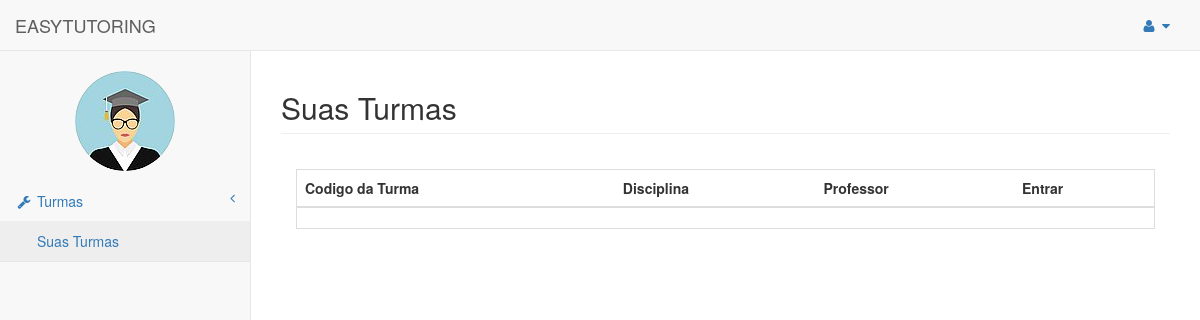
Before: /tutor_area/todasTurmas (signed in) with the older database file.
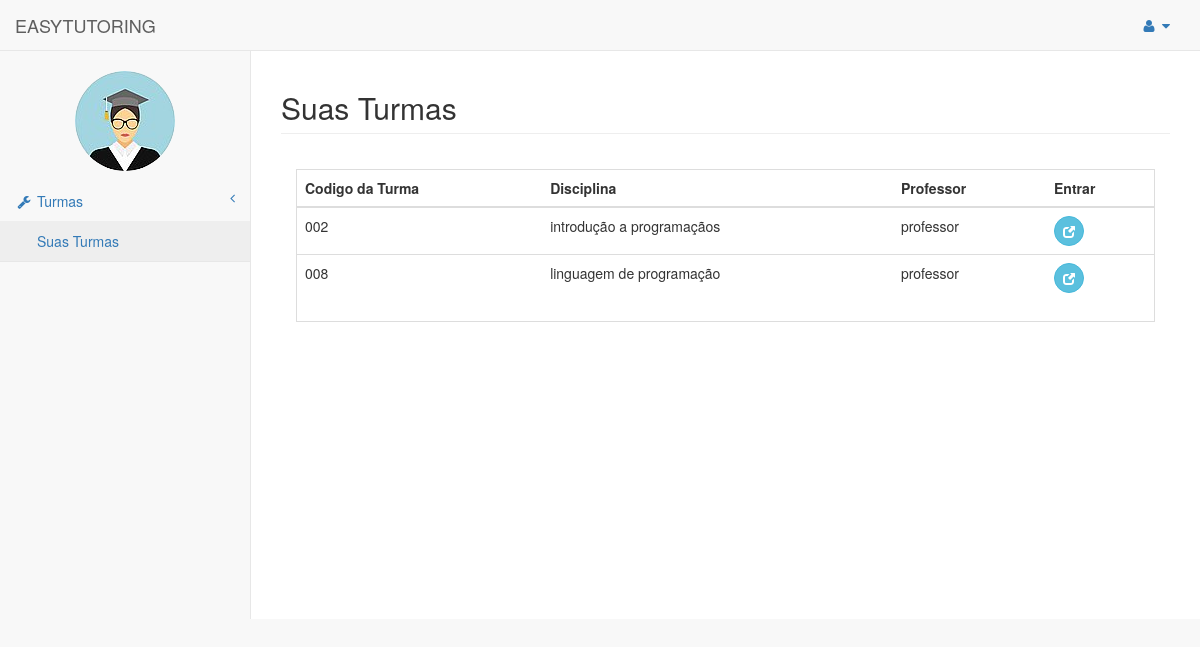
After: the same page with the newer database file.
### usuarios/models.py (models this page shows)
class Usuario(models.Model):
	user = models.OneToOneField(User)
	matricula = models.CharField(max_length=20)
	curso = models.CharField(max_length=3)
	tipo = models.CharField(max_length=8, blank=False,null=True)
	nome_completo = models.CharField(max_length=150)
	img = models.ImageField(upload_to="img/original/", blank=True)
	thumb = ThumbnailerImageField(upload_to="img/thumb/", blank=True,null=True,resize_source=dict(size=(100, 100), sharpen=True))
	def __str__(self):
		return self.user.username

### turmas/models.py (models this page shows, shortened)
class Turma(models.Model):
	codigo = models.CharField(max_length=150)
	disciplina = models.ForeignKey(Disciplina, related_name='disciplinas')
	professor = models.ForeignKey(Professor, related_name='professores')
	tutor = models.ForeignKey(Tutor, related_name='tutores')
	alunos = models.ManyToManyField(Aluno, related_name='alunos')

### disciplinas/models.py (models this page shows)
class Disciplina(models.Model):
	nome = models.CharField(max_length=150)
	def __str__(self):
		return self.nome

### tutor_area/views.py (the view)
def todasTurmas(request):
	user = request.user
	usuario = Tutor.objects.get(user=user)
	if request.user.has_perm('usuarios.pode_acessar_area_tutor'):
		turmas = Turma.objects.filter(tutor=usuario)
		return render(request, 'tutor_area/todasTurmas.html', {'turmas': turmas, 'usuario': usuario})
	else:
		verificaUsuario = verificarUsuario(request)
		return render(request, verificaUsuario)

### templates/tutor_area/todasTurmas.html (shortened to what this page needs)
{% extends "tutor_area/index.html" %}
{% block principal %}
    <a class="navbar-brand" href="{% url 'tutor_area:index' %}">EASYTUTORING</a>
{% endblock principal %}
{% load widget_tweaks %}
{% block pageHeader %}
    <h2 class="page-header">Suas Turmas</h2>
{% endblock pageHeader %}
{% block form %}
    <div class="panel-body">
        <div class="table-responsive table-bordered">
            <table class="table">
                <thead>
                    <tr>
                        <th>Codigo da Turma</th>
                        <th>Disciplina</th>
                        <th>Professor</th>
                        <th>Entrar</th>
                    </tr>
                </thead>
                <tbody>
                    {% for turma in turmas %}
                        <tr>
                            <td>{{turma.codigo}}</td>
                            <td>{{turma.disciplina}}</td>
                            <td>{{ turma.professor }}</td>
                            <td><a  href="{% url 'tutor_area:turmaArea' turma.id %}"> <button type="button" class="btn btn-info btn-circle"><i class="glyphicon glyphicon-new-window
"></i>
        </button></a></td>
                        </tr>
                    {% endfor %}
                </tbody>
            </table>
        </div>
    </div>
{% endblock form %}

### templates/tutor_area/index.html (shortened to what this page needs)
{% extends "templateEasyTutoring.html" %}
{% block barraLateral %}
                <div class="navbar-default sidebar" role="navigation">
                <div class="sidebar-nav navbar-collapse">
                    <ul class="nav" id="side-menu">
                        <br>
                       <center><p><img src="{{ usuario.thumb.url}}" class= "img-circle"/> </p></center>
                        <li>
                            <a href="#"><i class="fa fa-wrench fa-fw"></i> Turmas<span class="fa arrow"></span></a>
                            <ul class="nav nav-second-level">
                                <li>
                                    <a href="{% url 'tutor_area:todasTurmas'%}">Suas Turmas</a>
                                </li>
                            </ul>
                        </li>
                    </ul>
                </div>
            </div>
{% endblock barraLateral %}

### templates/templateEasyTutoring.html (shortened to what this page needs)
<!DOCTYPE html>
<html lang="pt-br">
{% load static  %}
<head>
    <link href="{% static 'templateEasyTutoring/vendor/bootstrap/css/bootstrap.min.css' %}" rel="stylesheet">
    <link href="{% static 'css/tutoring.css' %}" rel="stylesheet">
    <link href="{% static 'templateEasyTutoring/vendor/metisMenu/metisMenu.min.css' %}" rel="stylesheet">
    <link href="{% static 'templateEasyTutoring/dist/css/sb-admin-2.css' %}" rel="stylesheet">
    <link href="{% static 'templateEasyTutoring/vendor/morrisjs/morris.css' %}" rel="stylesheet">
    <link href="{% static 'templateEasyTutoring/vendor/font-awesome/css/font-awesome.min.css' %}" rel="stylesheet" type="text/css">
    <link href="{% static 'css/notify/bootstrap-notify.css' %}" rel="stylesheet" type="text/css">
</head>
<body>
    <div id="wrapper">
        <nav class="navbar navbar-default navbar-static-top" role="navigation" style="margin-bottom: 0">
            <div class="navbar-header">
                {% block principal %}
                {% endblock principal %}
            </div>
            <ul class="nav navbar-top-links navbar-right">
                <li class="dropdown">
                    <a class="dropdown-toggle" data-toggle="dropdown" href="#">
                        <i class="fa fa-user fa-fw"></i> <i class="fa fa-caret-down"></i>
                    </a>
                </li>
            </ul>
            {% block barraLateral %}
            {% endblock barraLateral %}
        </nav>
        <div id="page-wrapper">
            <div class="row">
                <div class="col-lg-12">
                    {% block pageHeader %}{% endblock pageHeader %}
                </div>
            </div>
                {% block form %}
                {% endblock form %}
        </div>
    </div>
</body>
</html>

Changed rows visible on the page:
now on this page (row edited): Turma: codigo "002", disciplina "introdução a programaçãos", professor "professor"
added Turma: codigo "008", disciplina "linguagem de programação", professor "professor"
